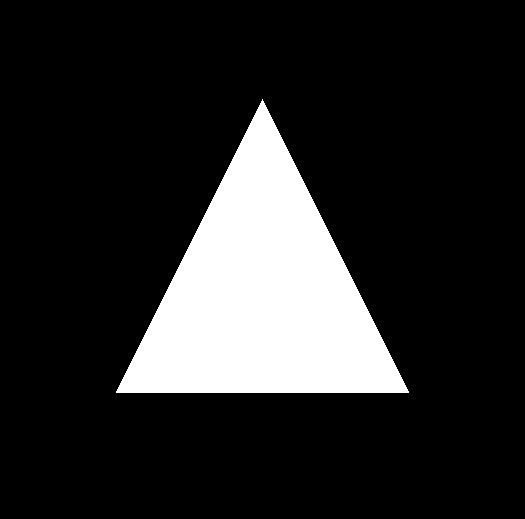
#> input picture Equilateral_Triangle.png, 525 x 519 px
$ python Rotate_Multiple_Shapes_At_Once.py
#> lines starting #> are read from the running program, lines starting #| are printed output that depends on the picture; after the words box and inside, x2 and y2 are one past the last pixel; in counts of white or black regions, pixels touching at a corner belong together
#> further down, img is the input picture: shape (519, 525, 3); 15.9% white; 1 white region, box (x1, y1, x2, y2) and area: (116, 99, 409, 393) 43218
### processImages.py
#I am not the author of this code


import os
import cv2
import math
import numpy as np
import thread
import time

def rotate_image(image, angle):
    #calculates the length of the diagonal (PYTHAGORAS)
#> called with angle = 12
    diagonal = int(math.sqrt(pow(image.shape[0], 2) + pow(image.shape[1], 2)))
#> diagonal = 738
    #calculates the difference between the length of the diagonal and the horizontal (offset_x) or the vertical (offset_y)
    offset_x = (diagonal - image.shape[0])/2
#> offset_x = 109
    offset_y = (diagonal - image.shape[1])/2
#> offset_y = 106

    #dtype = unsigned integer (8-bit?)
    dst_image = np.zeros((diagonal, diagonal, 3), dtype='uint8')

    #not really center? or am I just tripping
    image_center = (diagonal/2, diagonal/2)
#> image_center = (369, 369)

    R = cv2.getRotationMatrix2D(image_center, angle, 1.0)
    dst_image[offset_x:(offset_x + image.shape[0]), \
            offset_y:(offset_y + image.shape[1]), \
            :] = image
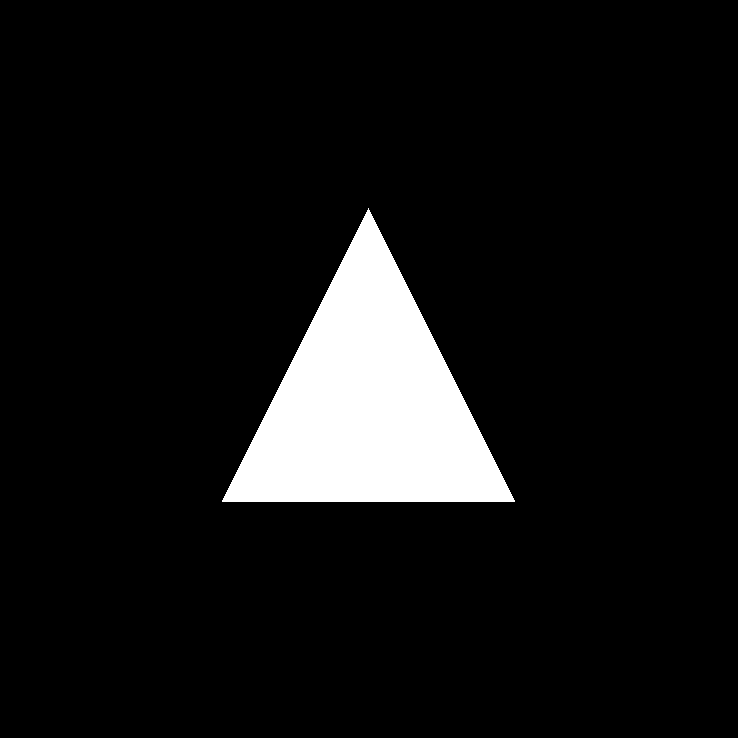
#> dst_image: shape (738, 738, 3); 7.9% white; 1 white region, box (x1, y1, x2, y2) and area: (222, 208, 515, 502) 43218
    dst_image = cv2.warpAffine(dst_image, R, (diagonal, diagonal), flags=cv2.INTER_LINEAR)
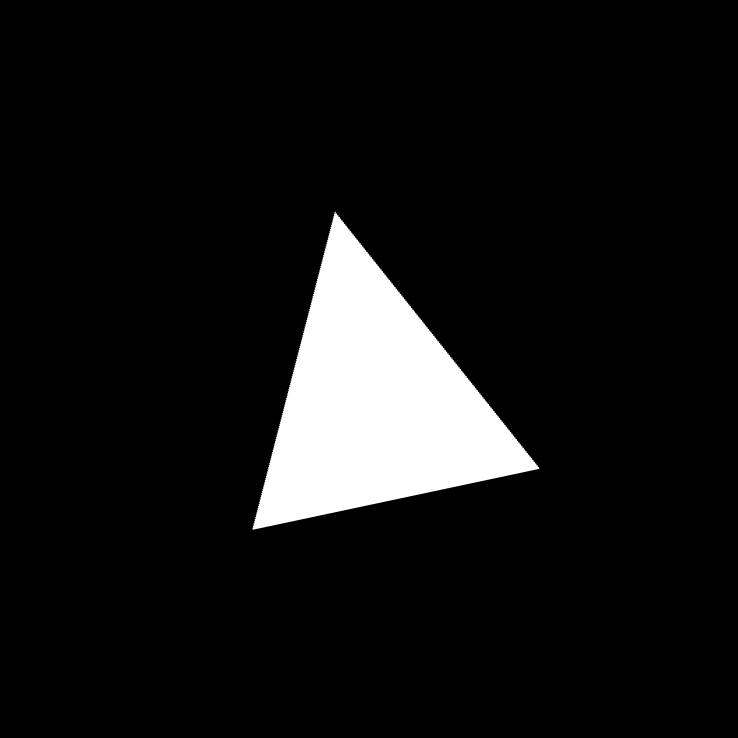
#> dst_image: shape (738, 738, 3); min 0, max 255, mean 20.2

    # Calculate the rotated bounding rect
    x0 = offset_x
#> x0 = 109
    x1 = offset_x + image.shape[0]
#> x1 = 628
    x2 = offset_x
#> x2 = 109
    x3 = offset_x + image.shape[0]
#> x3 = 628

    y0 = offset_y
#> y0 = 106
    y1 = offset_y
#> y1 = 106
    y2 = offset_y + image.shape[1]
#> y2 = 631
    y3 = offset_y + image.shape[1]
#> y3 = 631

    corners = np.zeros((3,4))
    corners[0,0] = x0
    corners[0,1] = x1
    corners[0,2] = x2
    corners[0,3] = x3
    corners[1,0] = y0
    corners[1,1] = y1
    corners[1,2] = y2
    corners[1,3] = y3
    corners[2:] = 1

    c = np.dot(R, corners)

    x = int(c[0,0])
#> x = 60
    y = int(c[1,0])
#> y = 165
    left = x
    right = x
    up = y
    down = y

    for i in range(4):
        x = int(c[0,i])
        y = int(c[1,i])
        if (x < left): left = x
        if (x > right): right = x
        if (y < up): up = y
        if (y > down): down = y
    h = down - up
    w = right - left

    cropped = np.zeros((w, h, 3), dtype='uint8')
    #rip his code, put an if here to account for the error
    if (up >= 0 and left >= 0):
        cropped[:, :, :] = dst_image[left:(left+w), up:(up+h), :]
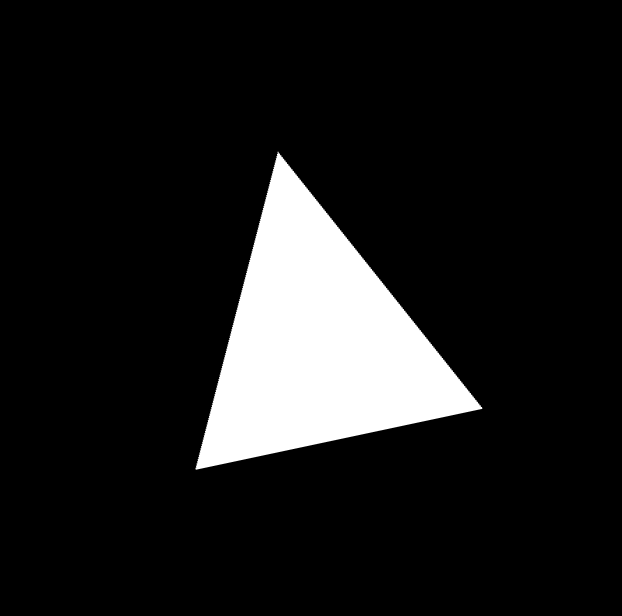
#> cropped: shape (616, 622, 3); min 0, max 255, mean 28.8
    elif (up < 0 and left >= 0):
        cropped[:,:,:] = dst_image[left:(left + w), 0:h, :]
    elif (left < 0 and up >= 0):
        cropped[:,:,:] = dst_image[0:w, up:(up + h), :]
    else:
        cropped[:,:,:] = dst_image[0:w,0:h,:]
    return cropped

# [11 lines left out: function getRotationsPlusMinus, not called in this run]

# Script parameters
directory = "/homes/w/wusihan1/UAV/FontDatabase/English/Fnt"
outputDirectory = "/homes/w/wusihan1/UAV/processedFontDB/"

# Stores the existing classes
D = {}

# Numbers
D["001"] = "0"
D["002"] = "1"
D["003"] = "2"
D["004"] = "3"
D["005"] = "4"
D["006"] = "5"
D["007"] = "6"
D["008"] = "7"
D["009"] = "8"
D["010"] = "9"

# Capital Case
D["011"] = "A"
D["012"] = "B"
D["013"] = "C"
D["014"] = "D"
D["015"] = "E"
D["016"] = "F"
D["017"] = "G"
D["018"] = "H"
D["019"] = "I"
D["020"] = "J"
D["021"] = "K"
D["022"] = "L"
D["023"] = "M"
D["024"] = "N"
D["025"] = "O"
D["026"] = "P"
D["027"] = "Q"
D["028"] = "R"
D["029"] = "S"
D["030"] = "T"
D["031"] = "U"
D["032"] = "V"
D["033"] = "W"
D["034"] = "X"
D["035"] = "Y"
D["036"] = "Z"

# Inverted mapping
charToIndex = {v : (int(k)-1) for k, v in D.iteritems()}

imagePaths = []
for x in os.walk(directory):
    # Last 3 characters of the folder name corresponds to the number
    folderName = x[0].split('/')[-1]
    ID = folderName[-3:]
    if ID in D:
        paths = [x[0] + "/" + name for name in x[2]]
        imagePaths.extend(paths)

# Do outputs
# Name is formatted like so: <classIndex>_<character>_<rotationIndex>_<datasetIndex>.png
# Class index is the most relevant and is for training the neural net
rotationInterval = 10
i = 0
for imagePath in imagePaths:
    # Get image name
    name = imagePath.split("/")[-1]
    ID = name[3:6]

    # Read and resize immediately
    image = cv2.imread(imagePath)

    # Invert colours
    image = 255 - image

    character = D[ID]

    if i % 1200 == 0:
        print "outputting " + character + " " + str(i)

    # 0 degrees
    first, second, third = getRotationsPlusMinus(0, image)
    cv2.imwrite(outputDirectory + str(charToIndex[character]*4+0) + "_" + character + "_" + str(0) + "_" + str(i) + ".png", first)
    i = i + 1
    cv2.imwrite(outputDirectory + str(charToIndex[character]*4+0) + "_" + character + "_" + str(0) + "_" + str(i) + ".png", second)
    i = i + 1
    cv2.imwrite(outputDirectory + str(charToIndex[character]*4+0) + "_" + character + "_" + str(0) + "_" + str(i) + ".png", third)
    i = i + 1

    # 90 degrees
    first, second, third = getRotationsPlusMinus(90, image)
    cv2.imwrite(outputDirectory + str(charToIndex[character]*4+1) + "_" + character + "_" + str(1) + "_" + str(i) + ".png", first)
    i = i + 1
    cv2.imwrite(outputDirectory + str(charToIndex[character]*4+1) + "_" + character + "_" + str(1) + "_" + str(i) + ".png", second)
    i = i + 1
    cv2.imwrite(outputDirectory + str(charToIndex[character]*4+1) + "_" + character + "_" + str(1) + "_" + str(i) + ".png", third)
    i = i + 1

    # 180 degrees
    first, second, third = getRotationsPlusMinus(180, image)
    cv2.imwrite(outputDirectory + str(charToIndex[character]*4+2) + "_" + character + "_" + str(2) + "_" + str(i) + ".png", first)
    i = i + 1
    cv2.imwrite(outputDirectory + str(charToIndex[character]*4+2) + "_" + character + "_" + str(2) + "_" + str(i) + ".png", second)
    i = i + 1
    cv2.imwrite(outputDirectory + str(charToIndex[character]*4+2) + "_" + character + "_" + str(2) + "_" + str(i) + ".png", third)
    i = i + 1

    # 270 degrees
    first, second, third = getRotationsPlusMinus(90, image)
    cv2.imwrite(outputDirectory + str(charToIndex[character]*4+3) + "_" + character + "_" + str(3) + "_" + str(i) + ".png", first)
    i = i + 1
    cv2.imwrite(outputDirectory + str(charToIndex[character]*4+3) + "_" + character + "_" + str(3) + "_" + str(i) + ".png", second)
    i = i + 1
    cv2.imwrite(outputDirectory + str(charToIndex[character]*4+3) + "_" + character + "_" + str(3) + "_" + str(i) + ".png", third)
    i = i + 1

### Rotate_Multiple_Shapes_At_Once.py
import numpy as np
import cv2
import processImages
ROTATION_AMOUNT = 12


#Load image

list_of_file_names = ['Equilateral_Triangle.png', 'Isoceles_Right_Angle_Triangle.png']

''' don't forget to write code that will put each of the shapes in their own folders too'''

for i in range(len(list_of_file_names)):

    img = cv2.imread(list_of_file_names[i], cv2.IMREAD_COLOR)

    new_img = processImages.rotate_image(img, 12)


    new_imgs = [new_img]

    for j in range(1,31):
        new_img = processImages.rotate_image(img, j*12)
        new_imgs.extend(new_img)
        a = str(i) + '_' + str(j*12) + '_.png'
        cv2.imwrite(a, new_img)
#> this loop made 30 passes
#> pass 2, in rotate_image (call 3), `dst_image = cv2.warpAffine(dst_image, R, (diagonal, diagonal), flags=c..`:
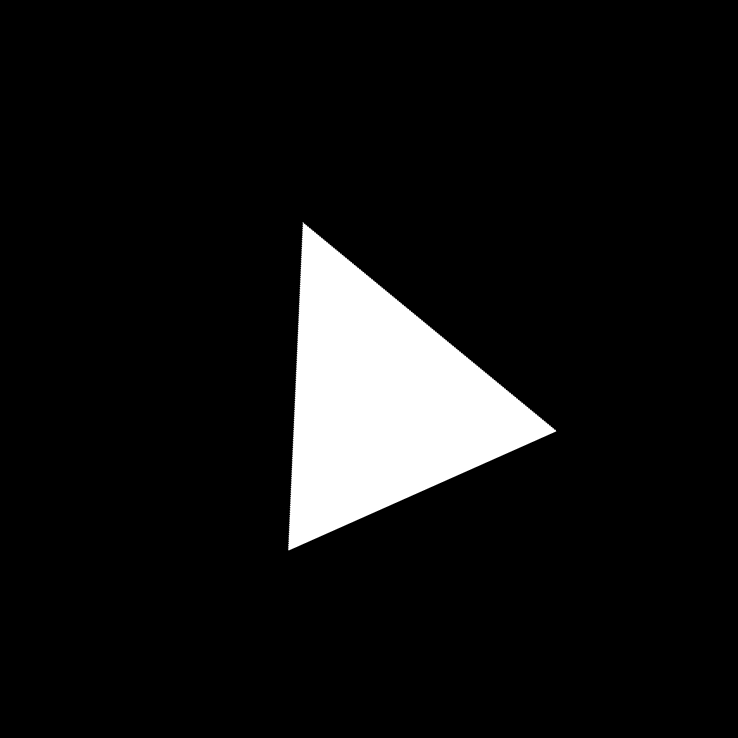
#> dst_image: shape (738, 738, 3); min 0, max 255, mean 20.2
#> pass 3, in rotate_image (call 4), `dst_image = cv2.warpAffine(dst_image, R, (diagonal, diagonal), flags=c..`:
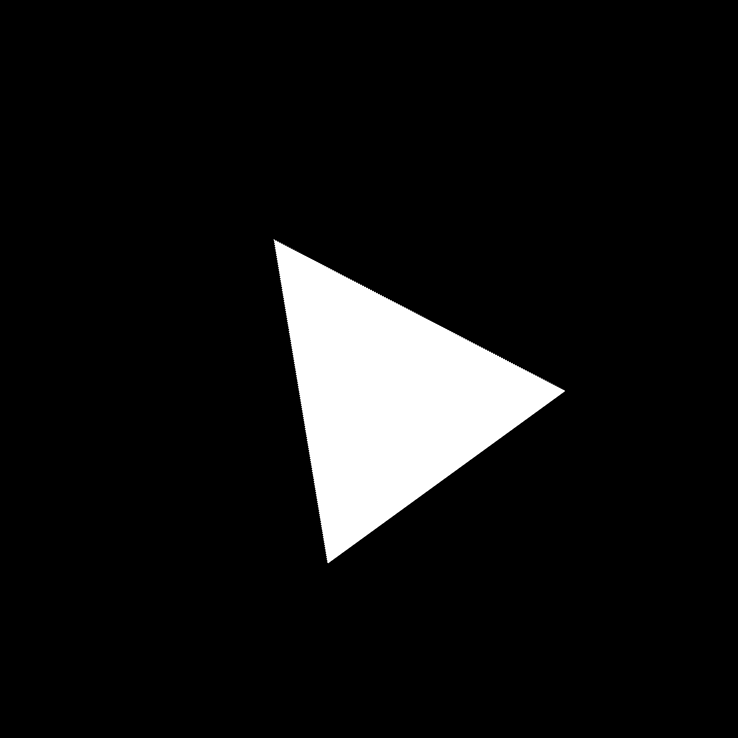
#> dst_image: shape (738, 738, 3); min 0, max 255, mean 20.2
#> after the loop:
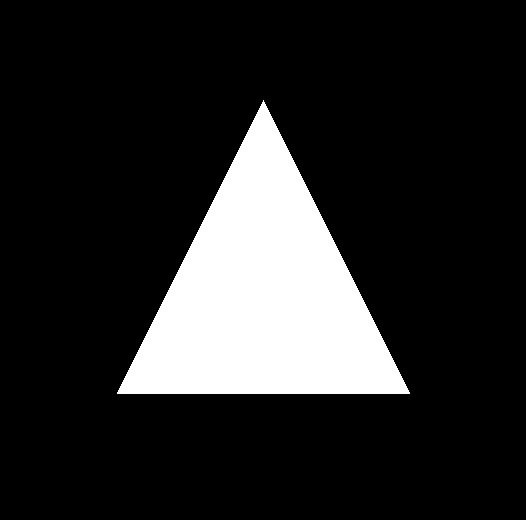
#> new_img: shape (520, 526, 3); 15.8% white; 1 white region, box (x1, y1, x2, y2) and area: (117, 100, 410, 394) 43218
#> after the loop, new_imgs = 19921 items
#> pass 2 of the loop `for i in range(len(list_of_file_names)):`:
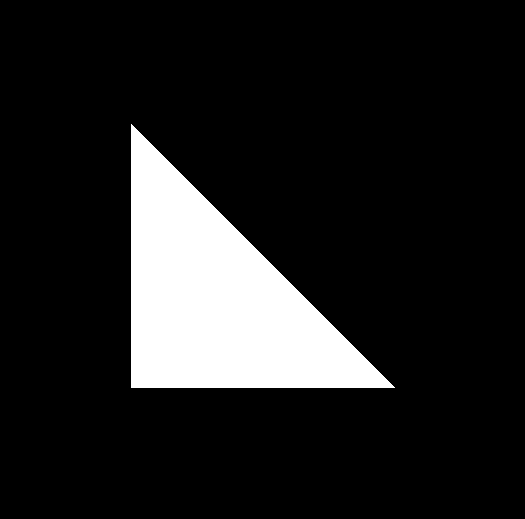
#> input picture Isoceles_Right_Angle_Triangle.png, 525 x 519 px
#> img is the input picture: shape (519, 525, 3); 12.8% white; 1 white region, box (x1, y1, x2, y2) and area: (131, 124, 395, 388) 34980
#> R = [[0.978, 0.208, -68.66], [-0.208, 0.978, 84.78]]
#> in rotate_image (call 32), `dst_image = cv2.warpAffine(dst_image, R, (diagonal, diagonal), flags=c..`:
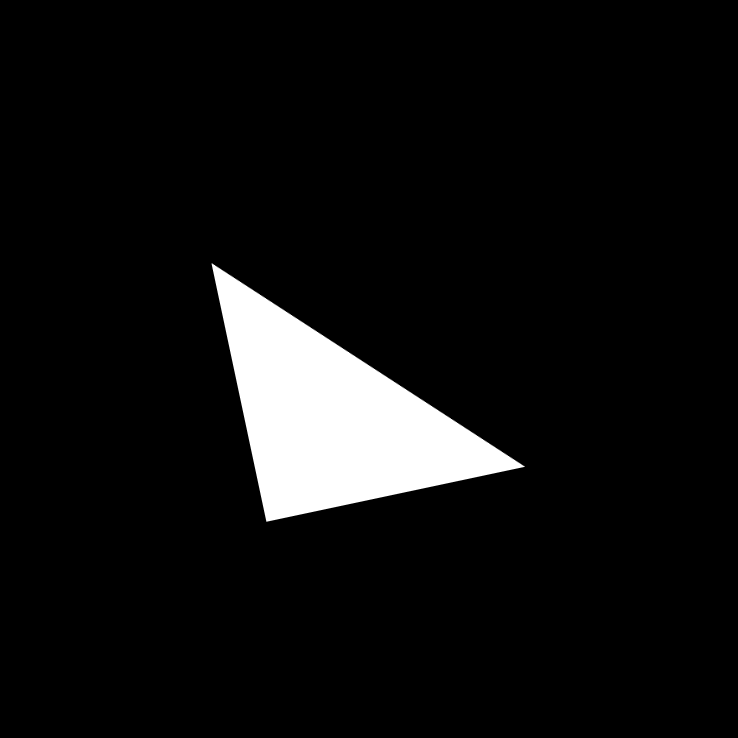
#> dst_image: shape (738, 738, 3); min 0, max 255, mean 16.4
#> c = [[60, 567.7, 169.2, 676.8], [165.8, 57.9, 679.3, 571.4]]
#> the loop `for j in range(1,31):` made 30 passes
#> pass 3, in rotate_image (call 35), `dst_image = cv2.warpAffine(dst_image, R, (diagonal, diagonal), flags=c..`:
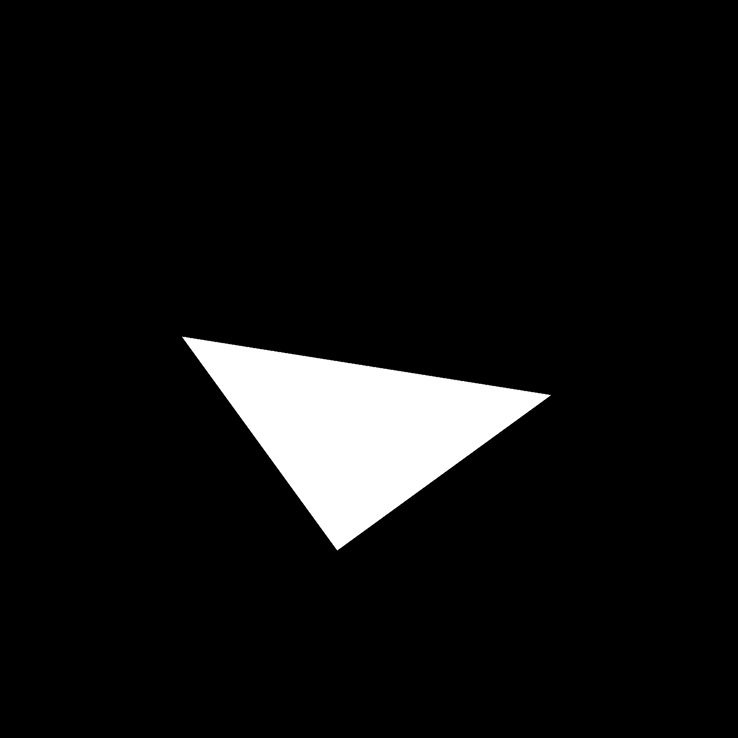
#> dst_image: shape (738, 738, 3); min 0, max 255, mean 16.4


# img = cv2.imread('Equilateral_Triangle.png', cv2.IMREAD_COLOR)
#
# new_img = processImages.rotate_image(img, 12)
#
#
#
# #do it for all base images, not one at a time, so far the 0 in the line a = ....., indicates that it only works with equilateral triangle, so it puts them all into one folder search up how to modify folders and stuff in python
#
#
# new_imgs = [new_img]
#
# for i in range(1,31):
#     new_img = processImages.rotate_image(img, i*12)
#     new_imgs.extend(new_img)
#     a = '0_' + str(i*12) + '_.png'
#     cv2.imwrite(a, new_img)
#
#
#
#
#
#
#
#
#
#
